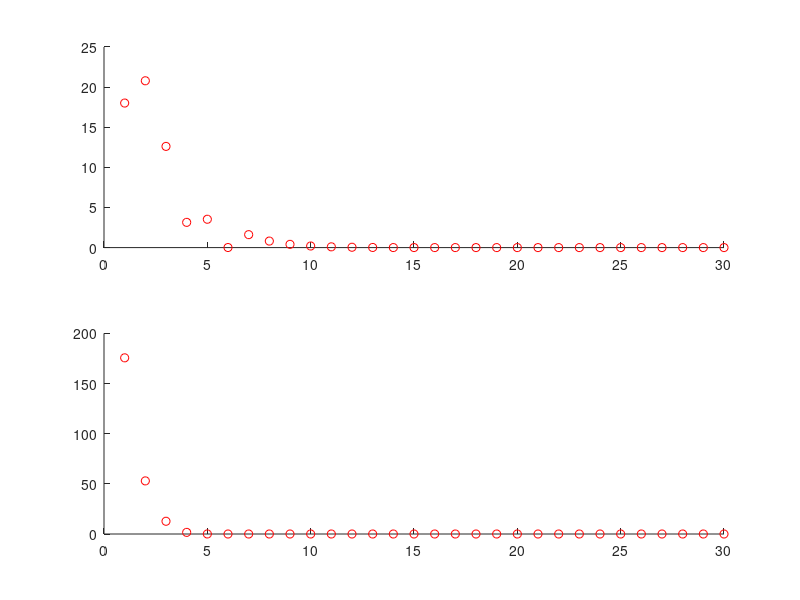

Here is the MATLAB script that generated this plot:
%% Initial settings
itMax = 30;

%% plot for Bisection method
subplot(2,1,1);
hold on;

%% Initial settings for Bisection method
a = 1;
b = 5;

%% Find solution w/ Bisection method (stops when 30 iterations finish)
for i=1:itMax
    if (exp(a)-log(a)-a^3-10)*(exp(b)-log(b)-b^3-10) < 0
        c = (a + b) / 2;
        c
        fc = exp(c)-log(c)-c^3-10;
        plot(i, abs(fc), 'r-o')
        
%         if abs(fc) < 10^-3
%             break
%         end
        
        if (exp(a)-log(a)-a^3-10)*fc < 0
            b = c;
        else
            a = c;
        end
    end
end

%% plot for Newton-Raphson method
subplot(2,1,2);
hold on;

%% Initial settings for Newton-Raphson method
p = 6;

%% Find solution w/ Newton-Raphson method (stops when 30 iterations finish)
for i=1:itMax
    fp = exp(p)-log(p)-p^3-10;
    plot(i, abs(fp), 'r-o')
    
%     if fp < 10^-3
%         break
%     end
    
    dfp = exp(p)-1/p-3*p^2;
    p = p - fp/dfp;
    p
end